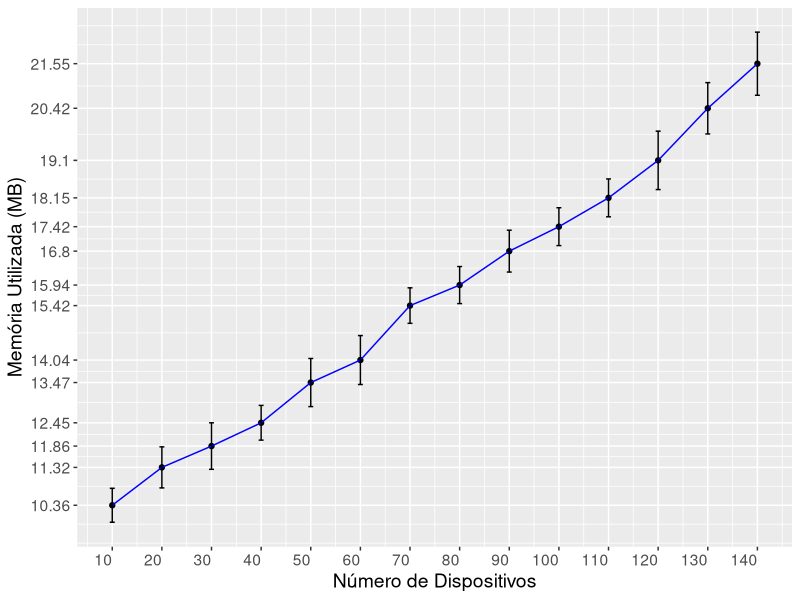

R code for this plot:
# Memory Reachability
#--------------------------------------------------------------------------------------------------
fmt <- function(){ #formatting 3 decimals precision
  f <- function(x) as.character(round(x,3))
  f
}
library(ggplot2)
x <- c(10, 20, 30, 40, 50, 60, 70, 80, 90, 100, 110, 120, 130, 140)
y <- c(10.36, 11.32, 11.86, 12.45, 13.47, 14.04, 15.42, 15.94, 16.8, 17.42, 18.15, 19.1, 20.42, 21.55)
h <- c(0.43,0.52,0.59,0.44,0.61,0.62,0.45,0.47,0.53,0.48,0.48,0.74,0.65,0.8)
reach_plot <- qplot(x, y, xlab = "Número de Dispositivos", ylab = "Memória Utilizada (MB)") +
  geom_line(col = "blue") +
  theme(text = element_text(size=14),
        axis.text.x = element_text(angle=0, hjust=1)) +
  geom_errorbar (aes(ymin=y-h, ymax=y+h), width=1, position=position_dodge((.9))) +
  scale_x_continuous (breaks = x) +
  scale_y_continuous (breaks = y, labels = fmt()) 
#coord_trans(x = "log10")# + geom_errorbar(limits, position="dodge", width=0.25)
reach_plot
